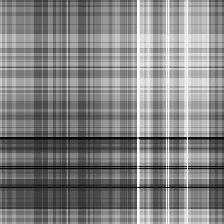
#> input picture ON-process/2013-11-4.png, 224 x 224 px, given as the content of the folder /Users/gracepichar/Documents/GitHub/Data-Science-project/ON/, which was not available
$ jupyter execute --allow-errors process-image.ipynb   (text cells are left out)
#> lines starting #> are read from the running program, lines starting #| are printed output that depends on the picture; pictures that were not available may be replaced by others from this repository, and a replacement may not be noted
#> further down, image is the input picture: shape (224, 224, 3); min 2, max 255, mean 129.8
[cell 1]
import cv2
import os
from PIL import Image
from PIL import Image, ImageOps
import matplotlib.pyplot as plt
import numpy as np
import time

[cell 2]
path = '/Users/gracepichar/Documents/GitHub/Data-Science-project/ON/'
files = os.listdir(path)

[cell 3]
files

[cell 4]
'2015-1-29.png'[-4:] == '.png'

#> (a cell that did not finish here is left out)

[cell 6]
image = cv2.imread('/Users/gracepichar/Documents/GitHub/Data-Science-project/ON/2013-9-8.png')
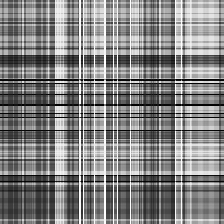
#> input picture ON-process/2013-9-8.png, 224 x 224 px, given as the content of the folder /Users/gracepichar/Documents/GitHub/Data-Science-project/ON/, which was not available
#> image is the input picture: shape (224, 224, 3); min 2, max 255, mean 130.7
resize = cv2.resize(image, (224, 224))
gray_scale = cv2.cvtColor(resize, cv2.COLOR_BGR2GRAY)
cv2.waitKey(0)
cv2.destroyAllWindows()
#> (the rest of this cell did not finish here and is left out)

[cell 7]
from PIL import Image
from PIL import Image, ImageOps
Image.MAX_IMAGE_PIXELS = 1000000000

[cell 8]
for image_file in files:
    if image_file[-4:] == '.png':
        image = Image.open(path + image_file)
        resize = image.resize((224, 224))
        gray_scale = ImageOps.grayscale(resize)
        gray_scale.save('/Users/gracepichar/Documents/GitHub/Data-Science-project/ON-process/'+ image_file)
    else:
        pass

[cell 9]
path_kettle = '/Users/gracepichar/Documents/GitHub/Data-Science-project/OFF/Kettle/'
files_kettle = os.listdir(path_kettle)

[cell 10]
files_kettle

[cell 11]
for image_file in files_kettle:
    if image_file[-4:] == '.png':
        image = Image.open(path_kettle + image_file)
        resize = image.resize((224, 224))
        gray_scale = ImageOps.grayscale(resize)
        gray_scale.save('/Users/gracepichar/Documents/GitHub/Data-Science-project/OFF-process/OFF_Kettle_reshape2/'+ image_file)
    else:
        pass

[cell 12]
img = Image.open('/Users/gracepichar/Documents/GitHub/Data-Science-project/ON-process/2012-11-11.png')
imggray = img.convert('LA')
plt.imshow(imggray)

[cell 13]
imgmat = np.array(list(imggray.getdata(band=0)), float)
imgmat.shape = (imggray .size[1], imggray.size[0])
imgmat = np.matrix(imgmat)
plt.imshow(imgmat, cmap='gray');

[cell 14]
U, sigma, V = np.linalg.svd(imgmat)
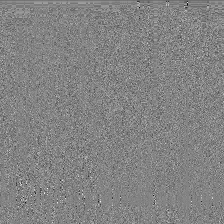
#> V: shape (224, 224) float64; min -0.53, max 0.498, mean -0.000177; drawn with min black and max white
#> sigma = 224 values, max 31053.8 at index 0, min 0.0139 at index 223, mean 158.5

[cell 15]
reconstimg = np.matrix(U[:, :1]) * np.diag(sigma[:1]) * np.matrix(V[:1, :])
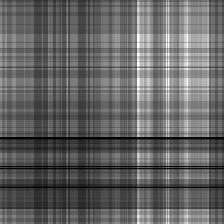
#> reconstimg: shape (224, 224) float64; min 7.95, max 320, mean 130.3; drawn with min black and max white
plt.imshow(reconstimg, cmap='gray');

[cell 16]
for i in range(2, 4):
    reconstimg = np.matrix(U[:, :i]) * np.diag(sigma[:i]) * np.matrix(V[:i, :])
    plt.imshow(reconstimg, cmap='gray')
    title = "n = %s" % i
    plt.title(title)
    plt.show()

[cell 17]
for i in range(5, 51, 5):
    reconstimg = np.matrix(U[:, :i]) * np.diag(sigma[:i]) * np.matrix(V[:i, :])
    plt.imshow(reconstimg, cmap='gray')
    title = "n = %s" % i
    plt.title(title)
    plt.show()

[cell 18]
import seaborn as sns

[cell 19]
var_explained = np.round(sigma**2/np.sum(sigma**2), decimals=6)
#> var_explained = 224 values, max 0.994 at index 0, min 0 at index 15, mean 0.00446

# Variance explained top Singular vectors
print(f'variance Explained by Top 20 singular values:\n{var_explained[0:20]}')
#| variance Explained by Top 20 singular values:
#| [9.94397e-01 5.18500e-03 3.06000e-04 5.90000e-05 2.30000e-05 1.00000e-05
#|  3.00000e-06 2.00000e-06 2.00000e-06 2.00000e-06 1.00000e-06 1.00000e-06
#|  1.00000e-06 1.00000e-06 1.00000e-06 0.00000e+00 0.00000e+00 0.00000e+00
#|  0.00000e+00 0.00000e+00]

sns.barplot(x=list(range(1, 21)),
            y=var_explained[0:20], color="dodgerblue")

plt.title('Variance Explained Graph')
plt.xlabel('Singular Vector', fontsize=16)
plt.ylabel('Variance Explained', fontsize=16)
plt.tight_layout()
plt.show()
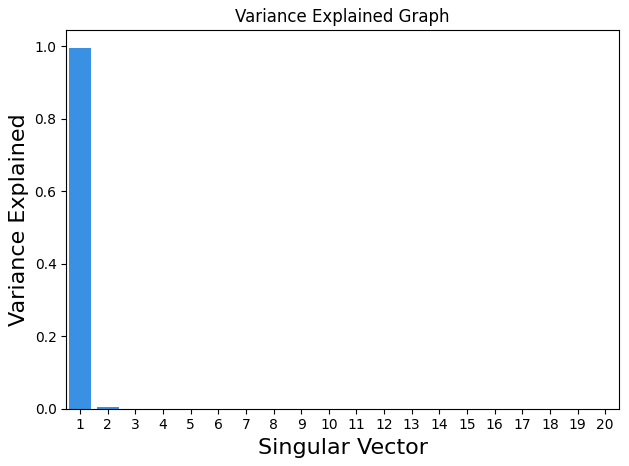
#> figure drawn by matplotlib, 1 panel; tallest bar 0.994 high, from x = -0.4 to 0.4

[cell 20]
path_resize = '/Users/gracepichar/Documents/GitHub/Data-Science-project/ON-process/'
files_resize = os.listdir(path_resize)

[cell 21]
for image_file in files_resize:
    if image_file[-4:] == '.png':
        image = Image.open(path_resize + image_file)
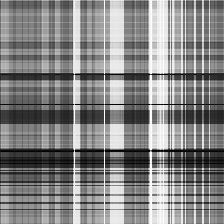
#> input picture ON-process/2012-11-14.png, 224 x 224 px, found by its file name
#> image is the input picture: PIL image 224x224 L; min 2, max 255, mean 131.3
        imggray = image.convert('LA')
        imgmat = np.array(list(imggray.getdata(band=0)), float)
        imgmat.shape = (imggray .size[1], imggray.size[0])
        imgmat = np.matrix(imgmat)
        U, sigma, V = np.linalg.svd(imgmat)
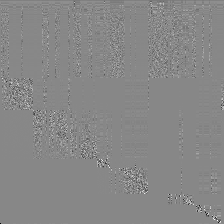
#> V: shape (224, 224) float64; min -0.987, max 0.865, mean -0.000185; drawn with min black and max white
#> sigma = 224 values, max 32241.6 at index 0, min 3.42e-13 at index 223, mean 167.5
        reconstimg = np.matrix(U[:, :1]) * np.diag(sigma[:1]) * np.matrix(V[:1, :])
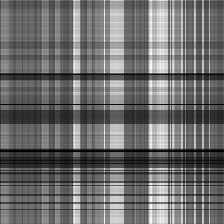
#> reconstimg: shape (224, 224) float64; min 7.25, max 302, mean 132.1; drawn with min black and max white
        plt.imsave('/Users/gracepichar/Documents/GitHub/Data-Science-project/SVD/ON/'+ image_file + '.png', reconstimg, cmap = 'gray')
    else:
        pass
#> pass 2 of the loop `for image_file in files_resize:`:
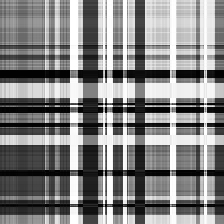
#> input picture ON-process/2012-11-28.png, 224 x 224 px, found by its file name
#> image is the input picture: PIL image 224x224 L; min 2, max 255, mean 131.7
#> `U, sigma, V = np.linalg.svd(imgmat)`:
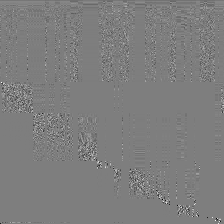
#> V: shape (224, 224) float64; min -0.871, max 0.89, mean -0.000174; drawn with min black and max white
#> `U, sigma, V = np.linalg.svd(imgmat)`: sigma = 224 values, max 34045.4 at index 0, min 1.04e-12 at index 223, mean 197.5
#> `reconstimg = np.matrix(U[:, :1]) * np.diag(sigma[:1]) * np.matrix(V[:1..`:
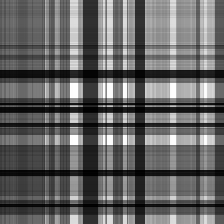
#> reconstimg: shape (224, 224) float64; min 7.79, max 328.1, mean 133.7; drawn with min black and max white
#> pass 3 of the loop `for image_file in files_resize:`:
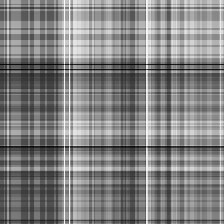
#> input picture ON-process/2013-10-23.png, 224 x 224 px, found by its file name
#> image is the input picture: PIL image 224x224 L; min 4, max 254, mean 129.6
#> `U, sigma, V = np.linalg.svd(imgmat)`: sigma = 224 values, max 30660.9 at index 0, min 0.023 at index 223, mean 152.7
#> `reconstimg = np.matrix(U[:, :1]) * np.diag(sigma[:1]) * np.matrix(V[:1..`:
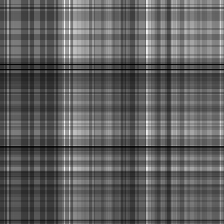
#> reconstimg: shape (224, 224) float64; min 11.4, max 327.6, mean 129.9; drawn with min black and max white
#> the loop made 6 passes; the first 3 are shown

[cell 22]
img = Image.open('/Users/gracepichar/Documents/GitHub/Data-Science-project/OFF-process/OFF_Kettle_reshape/2012-11-11.png')
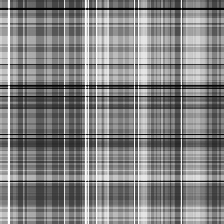
#> input picture ON-process/2013-7-7.png, 224 x 224 px, given in place of 2012-11-11.png, which was not available
#> img is the input picture: PIL image 224x224 L; min 2, max 255, mean 129.7
imggray = img.convert('LA')

imgmat = np.array(list(imggray.getdata(band=0)), float)
imgmat.shape = (imggray .size[1], imggray.size[0])
imgmat = np.matrix(imgmat)

U, sigma, V = np.linalg.svd(imgmat)
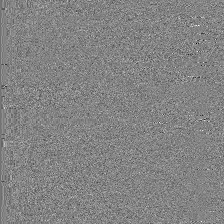
#> U: shape (224, 224) float64; min -0.527, max 0.492, mean -0.000402; drawn with min black and max white
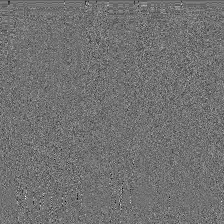
#> V: shape (224, 224) float64; min -0.448, max 0.552, mean -0.000256; drawn with min black and max white
#> sigma = 224 values, max 31253.2 at index 0, min 0.0176 at index 223, mean 160.8
var_explained = np.round(sigma**2/np.sum(sigma**2), decimals=6)
#> var_explained = 224 values, max 0.993 at index 0, min 0 at index 15, mean 0.00446

# Variance explained top Singular vectors
print(f'variance Explained by Top 20 singular values:\n{var_explained[0:20]}')
#| variance Explained by Top 20 singular values:
#| [9.92836e-01 6.72900e-03 3.26000e-04 7.00000e-05 1.50000e-05 7.00000e-06
#|  2.00000e-06 2.00000e-06 2.00000e-06 1.00000e-06 1.00000e-06 1.00000e-06
#|  1.00000e-06 1.00000e-06 1.00000e-06 0.00000e+00 0.00000e+00 0.00000e+00
#|  0.00000e+00 0.00000e+00]

sns.barplot(x=list(range(1, 21)),
            y=var_explained[0:20], color="dodgerblue")

plt.title('Variance Explained Graph')
plt.xlabel('Singular Vector', fontsize=16)
plt.ylabel('Variance Explained', fontsize=16)
plt.tight_layout()
plt.show()
#> figure, not shown here; tallest bar 0.993 high, from x = -0.4 to 0.4

[cell 23]
path_resize_kettle = '/Users/gracepichar/Documents/GitHub/Data-Science-project/OFF-process/OFF_Kettle_reshape2/'
files_resize_kettle = os.listdir(path_resize_kettle)

[cell 24]
for image_file in files_resize_kettle:
    if image_file[-4:] == '.png':
        image = Image.open(path_resize_kettle + image_file)
        imggray = image.convert('LA')
        imgmat = np.array(list(imggray.getdata(band=0)), float)
        imgmat.shape = (imggray .size[1], imggray.size[0])
        imgmat = np.matrix(imgmat)
        U, sigma, V = np.linalg.svd(imgmat)
#> sigma = 224 values, max 31053.8 at index 0, min 0.0139 at index 223, mean 158.5
        reconstimg = np.matrix(U[:, :1]) * np.diag(sigma[:1]) * np.matrix(V[:1, :])
        plt.imsave('/Users/gracepichar/Documents/GitHub/Data-Science-project/SVD/OFF-SVD/Kettle-SVD/'+ image_file + '.png', reconstimg, cmap = 'gray')
    else:
        pass

[cell 25]
path_acrosskettle = '/Users/gracepichar/Documents/GitHub/Data-Science-project/acrosshouse/OFF-acoss-kettle/'
files_acrosskettle = os.listdir(path_acrosskettle)
for image_file in files_acrosskettle:
    if image_file[-4:] == '.png':
        image = Image.open(path_acrosskettle + image_file)
        resize = image.resize((224, 224))
        gray_scale = ImageOps.grayscale(resize)
        gray_scale.save('/Users/gracepichar/Documents/GitHub/Data-Science-project/acrosshouse/reshape/across-kettle-reshape/'+ image_file)
    else:
        pass

[cell 26]
path_acrosskettle_reshape = '/Users/gracepichar/Documents/GitHub/Data-Science-project/acrosshouse/reshape/across-kettle-reshape/'
files_acrosskettle_reshape = os.listdir(path_acrosskettle_reshape)

for image_file in files_acrosskettle_reshape:
    if image_file[-4:] == '.png':
        image = Image.open(path_acrosskettle_reshape  + image_file)
        imggray = image.convert('LA')
        imgmat = np.array(list(imggray.getdata(band=0)), float)
        imgmat.shape = (imggray .size[1], imggray.size[0])
        imgmat = np.matrix(imgmat)
        U, sigma, V = np.linalg.svd(imgmat)
        reconstimg = np.matrix(U[:, :1]) * np.diag(sigma[:1]) * np.matrix(V[:1, :])
        plt.imsave('/Users/gracepichar/Documents/GitHub/Data-Science-project/SVD/acrosshouse/across-kettle-SVD/'+ image_file + '.png', reconstimg, cmap = 'gray')
    else:
        pass

[cell 27]
path_acrossfridge_reshape = '/Users/gracepichar/Documents/GitHub/Data-Science-project/acrosshouse/reshape/OFF_Fridge_reshape/'
files_acrossfridge_reshape = os.listdir(path_acrossfridge_reshape)

for image_file in files_acrossfridge_reshape:
    if image_file[-4:] == '.png':
        image = Image.open(path_acrossfridge_reshape + image_file)
        imggray = image.convert('LA')
        imgmat = np.array(list(imggray.getdata(band=0)), float)
        imgmat.shape = (imggray .size[1], imggray.size[0])
        imgmat = np.matrix(imgmat)
        U, sigma, V = np.linalg.svd(imgmat)
        reconstimg = np.matrix(U[:, :1]) * np.diag(sigma[:1]) * np.matrix(V[:1, :])
        plt.imsave('/Users/gracepichar/Documents/GitHub/Data-Science-project/SVD/acrosshouse/across-fridge-SVD/'+ image_file + '.png', reconstimg, cmap = 'gray')
    else:
        pass

[cell 28]
path_acrosswasher_reshape = '/Users/gracepichar/Documents/GitHub/Data-Science-project/acrosshouse/reshape/OFF_WasherDryer_reshape/'
files_acrosswasher_reshape = os.listdir(path_acrosswasher_reshape)

for image_file in files_acrosswasher_reshape:
    if image_file[-4:] == '.png':
        image = Image.open(path_acrosswasher_reshape + image_file)
        imggray = image.convert('LA')
        imgmat = np.array(list(imggray.getdata(band=0)), float)
        imgmat.shape = (imggray .size[1], imggray.size[0])
        imgmat = np.matrix(imgmat)
        U, sigma, V = np.linalg.svd(imgmat)
        reconstimg = np.matrix(U[:, :1]) * np.diag(sigma[:1]) * np.matrix(V[:1, :])
        plt.imsave('/Users/gracepichar/Documents/GitHub/Data-Science-project/SVD/acrosshouse/across-washer-SVD/'+ image_file + '.png', reconstimg, cmap = 'gray')
    else:
        pass

[cell 29]
path_building1_reshape = '/Users/gracepichar/Documents/GitHub/Data-Science-project/REDD/reshape-building1/diff/REDD_ON_dif/'
files_building1_reshape = os.listdir(path_building1_reshape)

[cell 30]
img = Image.open('/Users/gracepichar/Documents/GitHub/Data-Science-project/REDD/reshape-building1/diff/REDD_ON_dif/2011-4-20.png')
imggray = img.convert('LA')

imgmat = np.array(list(imggray.getdata(band=0)), float)
imgmat.shape = (imggray .size[1], imggray.size[0])
imgmat = np.matrix(imgmat)

U, sigma, V = np.linalg.svd(imgmat)
#> sigma = 224 values, max 31253.2 at index 0, min 0.0176 at index 223, mean 160.8
var_explained = np.round(sigma**2/np.sum(sigma**2), decimals=6)

# Variance explained top Singular vectors
print(f'variance Explained by Top 20 singular values:\n{var_explained[0:20]}')
#| variance Explained by Top 20 singular values:
#| [9.92836e-01 6.72900e-03 3.26000e-04 7.00000e-05 1.50000e-05 7.00000e-06
#|  2.00000e-06 2.00000e-06 2.00000e-06 1.00000e-06 1.00000e-06 1.00000e-06
#|  1.00000e-06 1.00000e-06 1.00000e-06 0.00000e+00 0.00000e+00 0.00000e+00
#|  0.00000e+00 0.00000e+00]

sns.barplot(x=list(range(1, 21)),
            y=var_explained[0:20], color="dodgerblue")

plt.title('Variance Explained Graph')
plt.xlabel('Singular Vector', fontsize=16)
plt.ylabel('Variance Explained', fontsize=16)
plt.tight_layout()
plt.show()

[cell 31]
for image_file in files_building1_reshape:
    if image_file[-4:] == '.png':
        image = Image.open(path_building1_reshape + image_file)
        imggray = image.convert('LA')
        imgmat = np.array(list(imggray.getdata(band=0)), float)
        imgmat.shape = (imggray .size[1], imggray.size[0])
        imgmat = np.matrix(imgmat)
        U, sigma, V = np.linalg.svd(imgmat)
#> sigma = 224 values, max 31053.8 at index 0, min 0.0139 at index 223, mean 158.5
        reconstimg = np.matrix(U[:, :1]) * np.diag(sigma[:1]) * np.matrix(V[:1, :])
        plt.imsave('/Users/gracepichar/Documents/GitHub/Data-Science-project/REDD/SVD/diff/building1/building1/'+ image_file + '.png', reconstimg, cmap = 'gray')
    else:
        pass

#> (a cell that did not finish here is left out)

[cell 33]
path_building1_reshape = '/Users/gracepichar/Documents/GitHub/Data-Science-project/REDD/reshape-building1/diff/OFF_Microwave_dif/'
files_building1_reshape = os.listdir(path_building1_reshape)
#> files_building1_reshape = ['2013-11-4.png']

for image_file in files_building1_reshape:
    if image_file[-4:] == '.png':
        image = Image.open(path_building1_reshape + image_file)
        imggray = image.convert('LA')
        imgmat = np.array(list(imggray.getdata(band=0)), float)
        imgmat.shape = (imggray .size[1], imggray.size[0])
        imgmat = np.matrix(imgmat)
        U, sigma, V = np.linalg.svd(imgmat)
        reconstimg = np.matrix(U[:, :1]) * np.diag(sigma[:1]) * np.matrix(V[:1, :])
        plt.imsave('/Users/gracepichar/Documents/GitHub/Data-Science-project/REDD/SVD/diff/building1/microwave/'+ image_file + '.png', reconstimg, cmap = 'gray')
    else:
        pass
